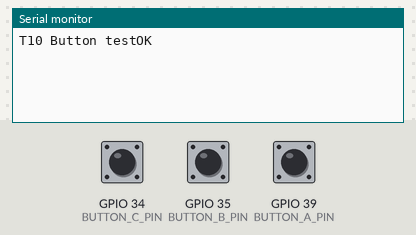
The program below on a simulated ESP32. On the bench: the last lines printed to the serial monitor. The inputs (shaded band) are chosen by the test bench; at power-on: GPIO 34 (BUTTON_C_PIN) HIGH, GPIO 35 (BUTTON_B_PIN) HIGH, GPIO 39 (BUTTON_A_PIN) HIGH.

Above: at 1.2 s.
1.3 s: GPIO 34 (BUTTON_C_PIN) pulled LOW for 0.15 s
At 2.6 s:
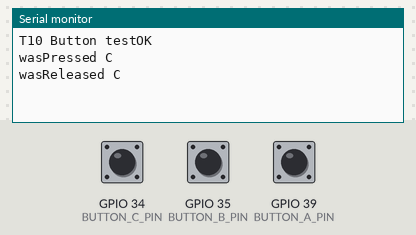
2.9 s: GPIO 35 (BUTTON_B_PIN) pulled LOW for 0.15 s
At 4.0 s:
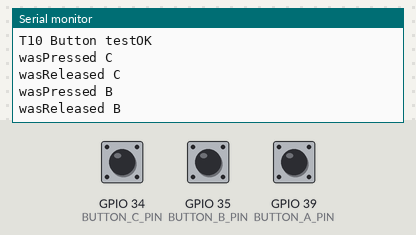
4.5 s: GPIO 39 (BUTTON_A_PIN) pulled LOW for 0.15 s
At 5.2 s:
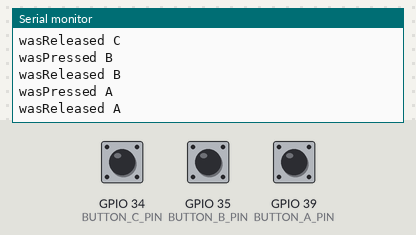
6.1 s: GPIO 34 (BUTTON_C_PIN) pulled LOW for 3.2 s
At 7.0 s:
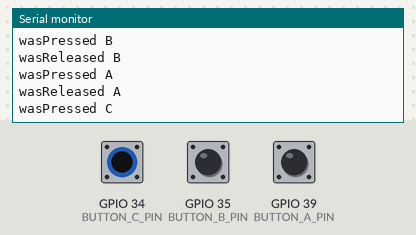
10.8 s: GPIO 35 (BUTTON_B_PIN) pulled LOW for 3.2 s
At 11.7 s:
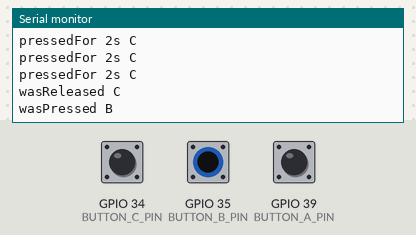
15.5 s: GPIO 39 (BUTTON_A_PIN) pulled LOW for 3.2 s
At 16.5 s:
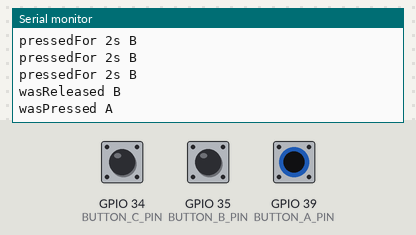

Measured:
- after the input at 1.3 s, the serial monitor: prints a new line at once (image 1)
- after the input at 2.9 s, the serial monitor: prints a new line at once (image 2)
- after the input at 4.5 s, the serial monitor: prints a new line at once (image 3)
- after the input at 6.1 s, the serial monitor: prints a new line at once (image 4)
- after the input at 10.8 s, the serial monitor: prints a new line at once (image 5)
- after the input at 15.5 s, the serial monitor: prints a new line at once (image 6)

The program:

main.cpp
```cpp
#include <Arduino.h>
#include "M4Stack.h"

void setup() {
  // put your setup code here, to run once:
  M4.begin();
}

void loop() {

  // put your main code here, to run repeatedly:
    if(M4.BtnA.wasPressed()) {
    //M5.Lcd.printf("wasPressed A \r\n");
    Serial.printf("wasPressed A \r\n");
  }

  if(M4.BtnA.wasReleased()) {
    //M5.Lcd.printf("wasReleased A \r\n");
    Serial.printf("wasReleased A \r\n");
  }

  if(M4.BtnA.pressedFor(2000)) {
    //M5.Lcd.printf("pressedFor 2s A \r\n");
    Serial.printf("pressedFor 2s A \r\n");
  }
  if(M4.BtnB.wasPressed()) {
    //M5.Lcd.printf("wasPressed B \r\n");
    Serial.printf("wasPressed B \r\n");
  }

  if(M4.BtnB.wasReleased()) {
    //M5.Lcd.printf("wasReleased B \r\n");
    Serial.printf("wasReleased B \r\n");
  }

  if(M4.BtnB.pressedFor(2000)) {
    //M5.Lcd.printf("pressedFor 2s B \r\n");
    Serial.printf("pressedFor 2s B \r\n");
  }

  if(M4.BtnC.wasPressed()) {
    //M5.Lcd.printf("wasPressed C \r\n");
    Serial.printf("wasPressed C \r\n");
  }

  if(M4.BtnC.wasReleased()) {
    //M5.Lcd.printf("wasReleased C \r\n");
    Serial.printf("wasReleased C \r\n");
  }

  if(M4.BtnC.pressedFor(2000)) {
    //5.Lcd.printf("pressedFor 2s C \r\n");
    Serial.printf("pressedFor 2s C \r\n");
  }
   M4.update();
}
```

Button.cpp
```cpp
// (licence header left out)
#include "Button.h"

/*----------------------------------------------------------------------*
 * Button(pin, puEnable, invert, dbTime) instantiates a button object.  *
 * pin      Is the Arduino pin the button is connected to.              *
 * puEnable Enables the AVR internal pullup resistor if != 0 (can also  *
 *          use true or false).                                         *
 * invert   If invert == 0, interprets a high state as pressed, low as  *
 *          released. If invert != 0, interprets a high state as        *
 *          released, low as pressed  (can also use true or false).     *
 * dbTime   Is the debounce time in milliseconds.                       *
 *                                                                      *
 * (Note that invert cannot be implied from puEnable since an external  *
 *  pullup could be used.)                                              *
 *----------------------------------------------------------------------*/
Button::Button(uint8_t pin, uint8_t invert, uint32_t dbTime)
{
    _pin = pin;
    _invert = invert;
    _dbTime = dbTime;
    pinMode(_pin, INPUT_PULLUP);
    _state = digitalRead(_pin);
    if (_invert != 0) _state = !_state;
    _time = millis();
    _lastState = _state;
    _changed = 0;
    _lastTime = _time;
    _lastChange = _time;
}

/*----------------------------------------------------------------------*
 * read() returns the state of the button, 1==pressed, 0==released,     *
 * does debouncing, captures and maintains times, previous states, etc. *
 *----------------------------------------------------------------------*/
uint8_t Button::read(void)
{
    static uint32_t ms;
    static uint8_t pinVal;

    ms = millis();
    pinVal = digitalRead(_pin);
    if (_invert != 0) pinVal = !pinVal;
    if (ms - _lastChange < _dbTime) {
        _lastTime = _time;
        _time = ms;
        _changed = 0;
        return _state;
    }
    else {
        _lastTime = _time;
        _lastState = _state;
        _state = pinVal;
        _time = ms;
        if (_state != _lastState)   {
            _lastChange = ms;
            _changed = 1;
        }
        else {
            _changed = 0;
        }
        return _state;
    }
}

/*----------------------------------------------------------------------*
 * isPressed() and isReleased() check the button state when it was last *
 * read, and return false (0) or true (!=0) accordingly.                *
 * These functions do not cause the button to be read.                  *
 *----------------------------------------------------------------------*/
uint8_t Button::isPressed(void)
{
    return _state == 0 ? 0 : 1;
}

uint8_t Button::isReleased(void)
{
    return _state == 0 ? 1 : 0;
}

/*----------------------------------------------------------------------*
 * wasPressed() and wasReleased() check the button state to see if it   *
 * changed between the last two reads and return false (0) or           *
 * true (!=0) accordingly.                                              *
 * These functions do not cause the button to be read.                  *
 *----------------------------------------------------------------------*/
uint8_t Button::wasPressed(void)
{
    return _state && _changed;
}

uint8_t Button::wasReleased(void)
{
    return !_state && _changed;
}
/*----------------------------------------------------------------------*
 * pressedFor(ms) and releasedFor(ms) check to see if the button is     *
 * pressed (or released), and has been in that state for the specified  *
 * time in milliseconds. Returns false (0) or true (1) accordingly.     *
 * These functions do not cause the button to be read.                  *
 *----------------------------------------------------------------------*/
uint8_t Button::pressedFor(uint32_t ms)
{
    return (_state == 1 && _time - _lastChange >= ms) ? 1 : 0;
}

uint8_t Button::releasedFor(uint32_t ms)
{
    return (_state == 0 && _time - _lastChange >= ms) ? 1 : 0;
}
/*----------------------------------------------------------------------*
 * lastChange() returns the time the button last changed state,         *
 * in milliseconds.                                                     *
 *----------------------------------------------------------------------*/
uint32_t Button::lastChange(void)
{
    return _lastChange;
}
```

Button.h
```cpp
// (licence header left out)
// #if ARDUINO >= 100
#include <Arduino.h>
// #else
// #include <WProgram.h>
// #endif
class Button
{
    public:
        Button(uint8_t pin, uint8_t invert, uint32_t dbTime);
        uint8_t read();
        uint8_t isPressed();
        uint8_t isReleased();
        uint8_t wasPressed();
        uint8_t wasReleased();
        uint8_t pressedFor(uint32_t ms);
        uint8_t releasedFor(uint32_t ms);
        uint32_t lastChange();

    private:
        uint8_t _pin;           //arduino pin number
        uint8_t _puEnable;      //internal pullup resistor enabled
        uint8_t _invert;        //if 0, interpret high state as pressed, else interpret low state as pressed
        uint8_t _state;         //current button state
        uint8_t _lastState;     //previous button state
        uint8_t _changed;       //state changed since last read
        uint32_t _time;         //time of current state (all times are in ms)
        uint32_t _lastTime;     //time of previous state
        uint32_t _lastChange;   //time of last state change
        uint32_t _dbTime;       //debounce time
};
```

M4Stack.cpp
```cpp
#include "M4Stack.h"

void M4Stack::begin() {

    // UART
    Serial.begin(115200);
    Serial.flush();
    Serial.print("T10 Button test");

    // Setup the button with an internal pull-up
    pinMode(BUTTON_A_PIN, INPUT_PULLUP);
    pinMode(BUTTON_B_PIN, INPUT_PULLUP);
    pinMode(BUTTON_C_PIN, INPUT_PULLUP);

    // Set wakeup button
    //    setWakeupButton(BUTTON_A_PIN);

    // MPU9250
#ifdef MPU9250_INSDE
    Wire.begin();
#endif

    Serial.println("OK");
}

void M4Stack::update() {
    //Button update
    BtnA.read();
    BtnB.read();
    BtnC.read();
    //Speaker update
}

void M4Stack::setWakeupButton(uint8_t button) {
    _wakeupPin = button;
}

M4Stack M4;
```

M4Stack.h
```cpp
//#ifndef _M4STACK_H_
//#define _M4STACK_H_

#if defined(ESP32)
#include <Arduino.h>
#include "Config.h"
#include "Button.h"
//#include DEBOUNCE_MS 5

class M4Stack {

 public:
    void begin();
    void update();

    void setWakeupButton(uint8_t button);

    // Button API
    #define DEBOUNCE_MS 5
    Button BtnA = Button(BUTTON_A_PIN, true, DEBOUNCE_MS);
    Button BtnB = Button(BUTTON_B_PIN, true, DEBOUNCE_MS);
    Button BtnC = Button(BUTTON_C_PIN, true, DEBOUNCE_MS);

    // SPEAKER

 private:
    uint8_t _wakeupPin;
};

extern M4Stack M4;
#define m4 M4

#else
#error “This library only supports boards with ESP32 processor.”
#endif
```

Config.h
```cpp
#define TFT_LED_PIN 32
#define TFT_DC_PIN 27
#define TFT_CS_PIN 14
#define TFT_MOSI_PIN 23
#define TFT_CLK_PIN 18
#define TFT_RST_PIN 33
#define TFT_MISO_PIN 19

// SD card
#define TFCARD_CS_PIN 4
// Buttons
//#define BTN_A 0
//#define BTN_B 1
//#define BTN_C 2
#define BUTTON_A 0
#define BUTTON_B 1
#define BUTTON_C 2

/*
#define BUTTON_A_PIN 39
#ifndef T5
#define BUTTON_B_PIN 35
#define BUTTON_C_PIN 34
#else
#define BUTTON_B_PIN 38
#define BUTTON_C_PIN 37
#endif
*/


////T10
#define BUTTON_A_PIN 39
#define BUTTON_B_PIN 35
#define BUTTON_C_PIN 34

// BEEP PIN
#define SPEAKER_PIN 25
#define TONE_PIN_CHANNEL 0

// LORA
#define LORA_CS_PIN   33
#define LORA_RST_PIN  26
#define LORA_IRQ_PIN  36

// UART
#define USE_SERIAL Serial
```
